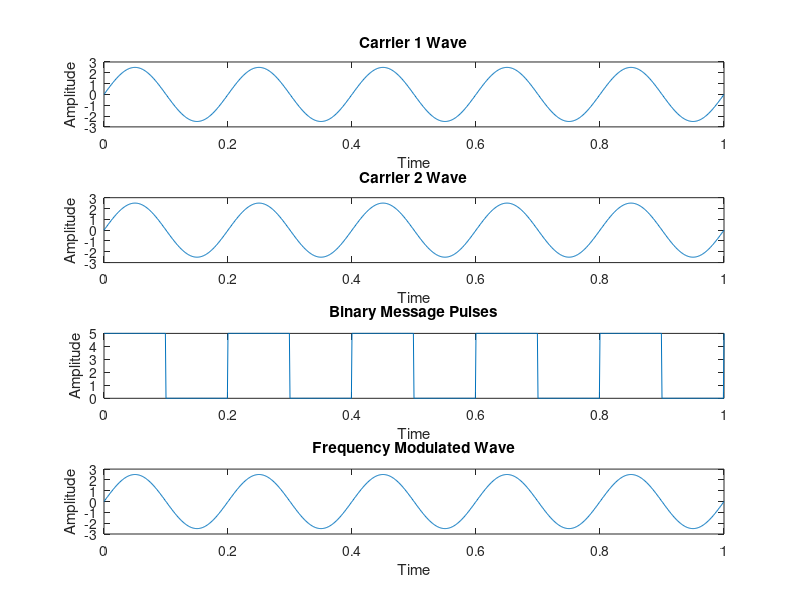

Write MATLAB code to recreate this figure.
clc;
clear all;
close all;
fc1=input('Enter the freq of 1st Sine Wave carrier:');
fc2=input('Enter the freq of 2nd Sine Wave carrier:');
fp=input('Enter the freq of Periodic Binary pulse (Message):');
amp=input('Enter the amplitude (For Both Carrier & Binary Pulse Message):');
amp=amp/2;
t=0:0.001:1; 

c1=amp.*sin(2*pi*fc1*t);
c2=amp.*sin(2*pi*fc2*t);
subplot(4,1,1); 
plot(t,c1)
xlabel('Time')
ylabel('Amplitude')
title('Carrier 1 Wave')

subplot(4,1,2) 
plot(t,c2)
xlabel('Time')
ylabel('Amplitude')
title('Carrier 2 Wave')

m=amp.*square(2*pi*fp*t)+amp;
subplot(4,1,3) 
plot(t,m)
xlabel('Time')
ylabel('Amplitude')
title('Binary Message Pulses')

for i=0:1000 
    if m(i+1)==0
        mm(i+1)=c2(i+1);
        else
        mm(i+1)=c1(i+1);
    end
end
subplot(4,1,4) 
plot(t,mm)
xlabel('Time')
ylabel('Amplitude')
title('Frequency Modulated Wave')


